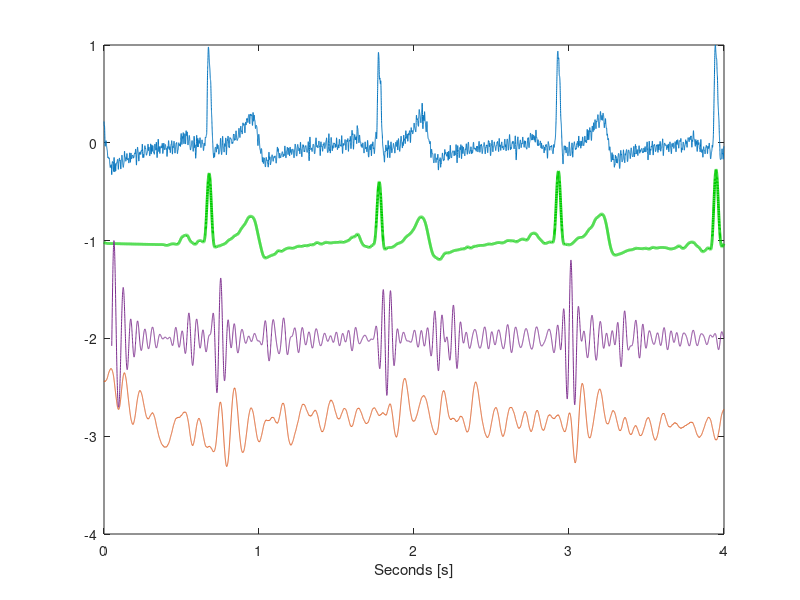
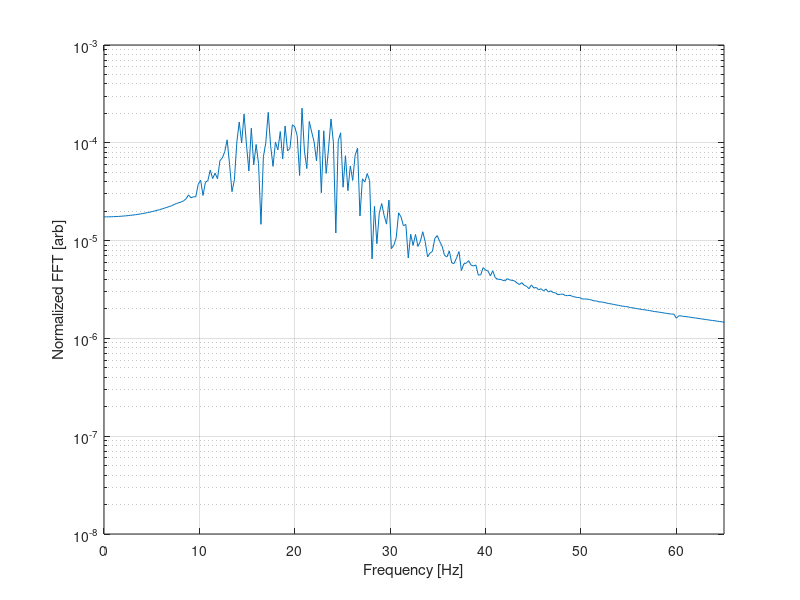

The MATLAB source for these figures, in order:
clear all
close all
clc

load HT06ex.mat
load HT06filt.mat

plot(0.00025*(0:15998),ECG_raw)
hold all
plot(0.00025*(0:15998),Audio_raw-3)
plot(0.00025*(0:2:16000-1),HRITest0610(:,2)-1,'Color',[0 0.8 0],'LineWidth',2)
plot(0.00025*(200:2:16000),y_filt/max(y_filt)-2)
xlabel('Seconds [s]')

figure(2)

NFFT = length(y_filt);
spec = abs(fft(y_filt,NFFT));
Fs = 2000;
f = Fs*linspace(0,1,NFFT);
semilogy(f,spec./length(y_filt))
xlim([0 65])
grid on
xlabel 'Frequency [Hz]'
ylabel 'Normalized FFT [arb]'
